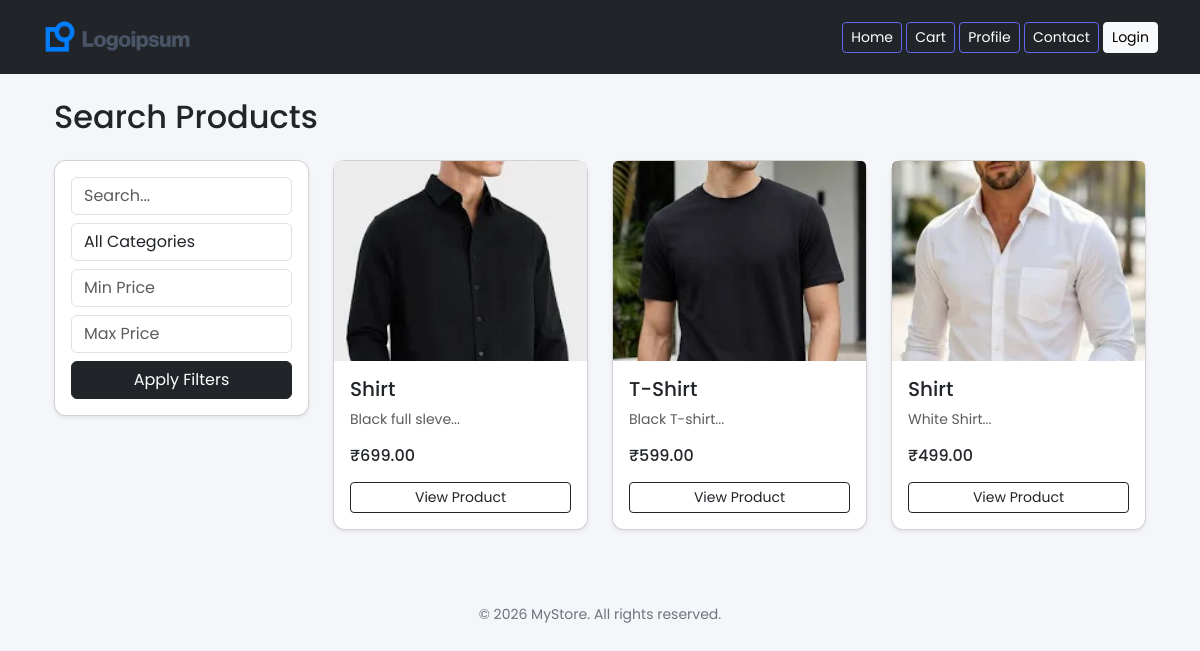
Screenshot of /search.php with the database file from the repository.
### tables this page shows
CREATE TABLE `products` (
  `id` int(11) NOT NULL,
  `name` varchar(150) NOT NULL,
  `description` text DEFAULT NULL,
  `price` decimal(10,2) NOT NULL,
  `stock` int(11) NOT NULL,
  `image` varchar(255) DEFAULT NULL,
  `category_id` int(11) DEFAULT NULL,
  `created_at` timestamp NOT NULL DEFAULT current_timestamp(),
  `vendor_id` int(11) DEFAULT 1,
  `is_featured` tinyint(1) DEFAULT 0
);

### search.php (the view, shortened to what this page needs)
<?php
include "db.php";
include "includes/header.php";
$q = $_GET['q'] ?? "";
$min = $_GET['min'] ?? "";
$max = $_GET['max'] ?? "";
$sql = "SELECT * FROM products WHERE 1";
$result = $conn->query($sql);
?>
<div class="container mt-4">
<h2 class="mb-4">Search Products</h2>
<div class="row">
    <div class="col-md-3">
        <div class="card p-3 shadow-sm">
            <form method="GET">
                <input type="text" name="q" class="form-control mb-2"
                       placeholder="Search..." value="<?php echo $q; ?>">
                <select name="category" class="form-control mb-2">
                    <option value="">All Categories</option>
                </select>
                <input type="number" name="min" class="form-control mb-2"
                       placeholder="Min Price" value="<?php echo $min; ?>">
                <input type="number" name="max" class="form-control mb-2"
                       placeholder="Max Price" value="<?php echo $max; ?>">
                <button class="btn btn-dark w-100">Apply Filters</button>
            </form>
        </div>
    </div>
    <div class="col-md-9">
        <div class="row">
            <?php if ($result->num_rows > 0) {
                while ($row = $result->fetch_assoc()) { ?>
                    <div class="col-md-4 mb-4">
                        <div class="card h-100 shadow-sm"
                             style="cursor:pointer;"
                             onclick="window.location='product.php?id=<?php echo $row['id']; ?>'">
                            <?php if (!empty($row['image'])) { ?>
                                <img src="uploads/<?php echo $row['image']; ?>"
                                     class="card-img-top"
                                     style="height:200px; object-fit:cover;">
                            <?php } else { ?>
                                <div style="height:200px; display:flex; align-items:center; justify-content:center;">
                                    No Image
                                </div>
                            <?php } ?>
                            <div class="card-body d-flex flex-column">
                                <h5><?php echo $row['name']; ?></h5>
                                <p class="text-muted small">
                                    <?php echo substr($row['description'], 0, 60); ?>...
                                </p>
                                <h6 class="mt-auto">₹<?php echo $row['price']; ?></h6>
                                <a href="product.php?id=<?php echo $row['id']; ?>"
                                   class="btn btn-outline-dark btn-sm mt-2"
                                   onclick="event.stopPropagation();">
                                   View Product
                                </a>
                            </div>
                        </div>
                    </div>
            <?php } } else { ?>
                <div class="col-12">
                    <div class="alert alert-warning">No products found</div>
                </div>
            <?php } ?>
        </div>
    </div>
</div>
</div>
<?php include "includes/footer.php"; ?>

### includes/header.php (shortened to what this page needs)
<!DOCTYPE html>
<html>
<head>
    <link href="https://cdn.jsdelivr.net/npm/bootstrap@5.3.0/dist/css/bootstrap.min.css" rel="stylesheet">
</head>
<body>
<nav class="navbar navbar-expand-lg navbar-dark bg-dark">
    <div class="container">
        <a class="navbar-brand d-flex align-items-center" href="/ecommerce/index.php">
    <img src="/ecommerce/uploads/logo.png"
         alt="Logo"
         style="height:40px; margin-right:10px;">
</a>
        <div class="ms-auto">
            <a href="/ecommerce/index.php" class="btn btn-outline-light btn-sm">Home</a>
            <a href="/ecommerce/cart.php" class="btn btn-outline-light btn-sm">Cart</a>
            <a href="/ecommerce/profile.php" class="btn btn-outline-light btn-sm">Profile</a>
            <a href="/ecommerce/contact.php" class="btn btn-outline-light btn-sm">Contact</a>
            <?php if (isset($_SESSION['user'])) { ?>
                <a href="/ecommerce/logout.php" class="btn btn-danger btn-sm">Logout</a>
            <?php } else { ?>
                <a href="/ecommerce/login.php" class="btn btn-light btn-sm">Login</a>
            <?php } ?>
        </div>
    </div>
</nav>
<div class="container mt-4">

### includes/footer.php
</div>
<footer class="text-center mt-5 mb-3 text-secondary">
    <small>© 2026 MyStore. All rights reserved.</small>
</footer>
</body>
</html>

### includes/header.php (style rules this page uses)
body { font-family: 'Poppins', sans-serif; background: #f5f6fa; }
.card { border-radius: 12px; box-shadow: 0 4px 10px rgba(0,0,0,0.08); }
.navbar { padding: 12px 20px; }
.btn-outline-light { color: #ffffff !important; border: 1px solid #6366f1 !important; }
.card { animation: fadeIn 0.5s ease-in-out; }
.card { transition: 0.2s ease; }

### rows the page displays
products: image (picture), name "Shirt", description "Black full sleve", price "699.00"
products: image (picture), name "T-Shirt", description "Black T-shirt", price "599.00"
products: image (picture), name "Shirt", description "White Shirt", price "499.00"
